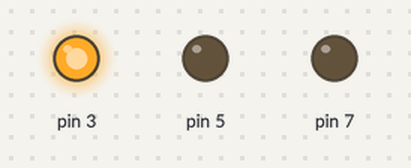
A sketch run on a simulated Arduino Uno, built with avr-gcc and run on an emulated ATmega328P. Parts: output pins drawn as LEDs (lit = HIGH).

Above: at 2.5 s.
At 6.0 s:
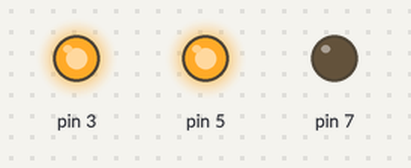
At 9.0 s:
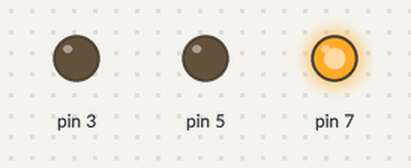
At 12.0 s:
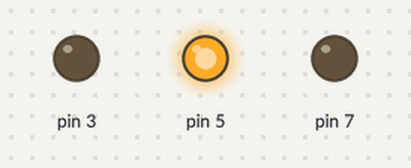
Timing chart, 0 to 16.9 s (numbered marks = the images above):
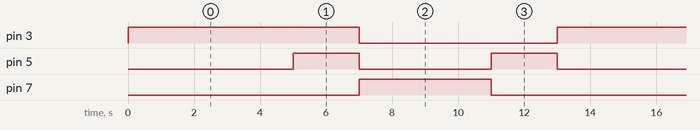

The sketch:

semafor.ino
```cpp
//SEMAFOR

void setup () {
pinMode (3, OUTPUT);
pinMode (5, OUTPUT);
pinMode (7, OUTPUT);


}
void loop (){
// 3 = RED
// 5 = YELL
//7 = GREEN

// RED
digitalWrite(3, HIGH);
delay(5000);
// RED+ YELL
digitalWrite(5, HIGH);
delay(2000);
//GREEN
digitalWrite(3, LOW);
digitalWrite(5, LOW);
digitalWrite(7, HIGH);
delay(4000);
//YELL
digitalWrite(7, LOW);
digitalWrite(5, HIGH);
delay(2000);
digitalWrite(5, LOW);
//Příprava na další RED
}
```

Measured:
- by itself, pin 3: alternates HIGH for 7.0 s and LOW for 6.0 s
- by itself, pin 5: repeats every 13.0 s: LOW 4.0 s, HIGH 2.0 s, LOW 5.0 s, HIGH 2.0 s
- by itself, pin 7: alternates HIGH for 4.0 s and LOW for 9.0 s
